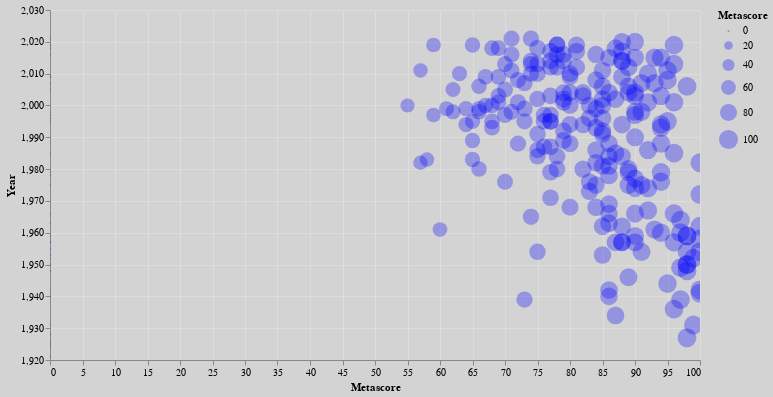

Source (notebook cell):
### Code cell
# Correlation Between Year and Runtime
alt.Chart(data).mark_circle(opacity=0.3, color='blue').encode(
    alt.X('Metascore:Q', scale=alt.Scale(zero=False)),
    alt.Y('Year:Q', scale=alt.Scale(zero=False)),
    tooltip=['Movie Name', 'Ranking of Movie', 'Certificate', 'Genre'], size='Metascore'
).properties(width=650,height=350).configure_title(fontSize=14).configure(background="lightgrey").interactive()

### Figure 1 — Vega-Lite specification as saved in the notebook (floating-point values rounded to 4 significant figures; data arrays with more than 128 entries replaced by an {"elided": "..."} marker saying what was removed)
{"config": {"view": {"continuousWidth": 400, "continuousHeight": 300}, "background": "lightgrey"}, "data": {"name": "data-9a03ad1c95f42e1f607bccaa23e7d3c5"}, "mark": {"type": "circle", "color": "blue", "opacity": 0.3}, "encoding": {"size": {"type": "quantitative", "field": "Metascore"}, "tooltip": [{"type": "nominal", "field": "Movie Name"}, {"type": "quantitative", "field": "Ranking of Movie"}, {"type": "nominal", "field": "Certificate"}, {"type": "nominal", "field": "Genre"}], "x": {"type": "quantitative", "field": "Metascore", "scale": {"zero": false}}, "y": {"type": "quantitative", "field": "Year", "scale": {"zero": false}}}, "height": 350, "selection": {"selector002": {"type": "interval", "bind": "scales", "encodings": ["x", "y"]}}, "width": 650, "$schema": "https://vega.github.io/schema/vega-lite/v4.8.1.json", "datasets": {"data-9a03ad1c95f42e1f607bccaa23e7d3c5": {"elided": "250 records"}}}
